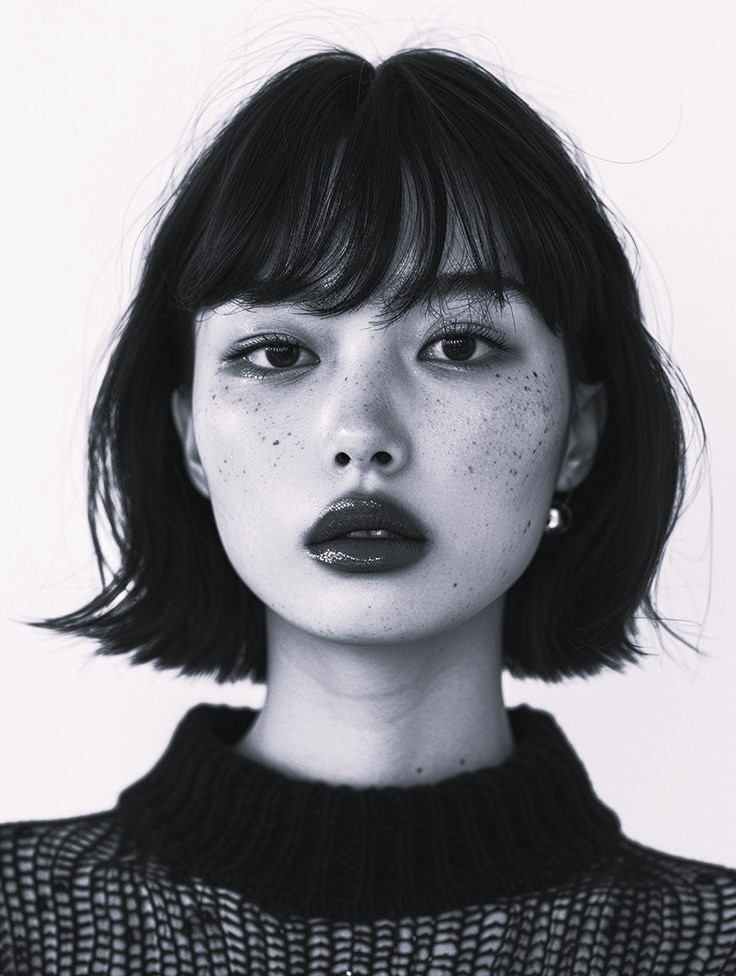
#> input picture portret.jpg, 736 x 976 px
$ jupyter execute wavelet.ipynb   (shell and % lines are left out)
#> lines starting #> are read from the running program, lines starting #| are printed output that depends on the picture
[cell 1]
import numpy as np
from PIL import Image
import matplotlib.pyplot as plt
import pywt
import os

[cell 2]
image = Image.open('portret.jpg').convert('L')
image_array = np.array(image, dtype=float)

print(f"Размер матрицы: {image_array.shape}")
#| Размер матрицы: (976, 736)
print(f"Тип данных: {image_array.dtype}")
#| Тип данных: float64
print(f"Диапазон значений: [{image_array.min()}, {image_array.max()}]")
#| Диапазон значений: [0.0, 254.0]

# Показываем исходное изображение
plt.figure(figsize=(8, 6))
plt.imshow(image_array, cmap='gray')
plt.title('Исходное изображение')
plt.axis('off')
plt.show()

[cell 3]
# === ВЕЙВЛЕТ-ПРЕОБРАЗОВАНИЕ И АНАЛИЗ ===
wavelet_name = 'db4'
level = 4

print(f"Используемый вейвлет: {wavelet_name}")
print(f"Уровень разложения: {level}")

# Выполняем многоуровневое вейвлет-разложение
coeffs = pywt.wavedec2(image_array, wavelet=wavelet_name, level=level)
#> coeffs = 5 items
coeff_arr, coeff_slices = pywt.coeffs_to_array(coeffs)
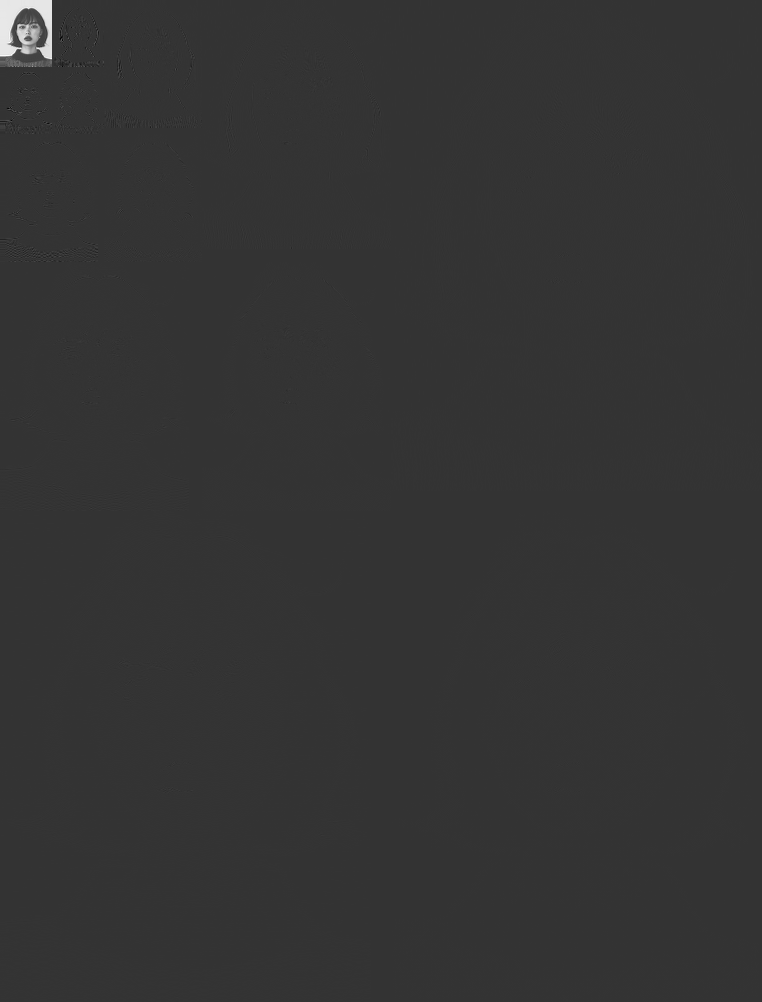
#> coeff_arr: shape (1002, 762) float64; min -1140.2, max 4453.9, mean 10.8; drawn with min black and max white
#> coeff_slices = 5 items

magnitudes = np.abs(coeff_arr)
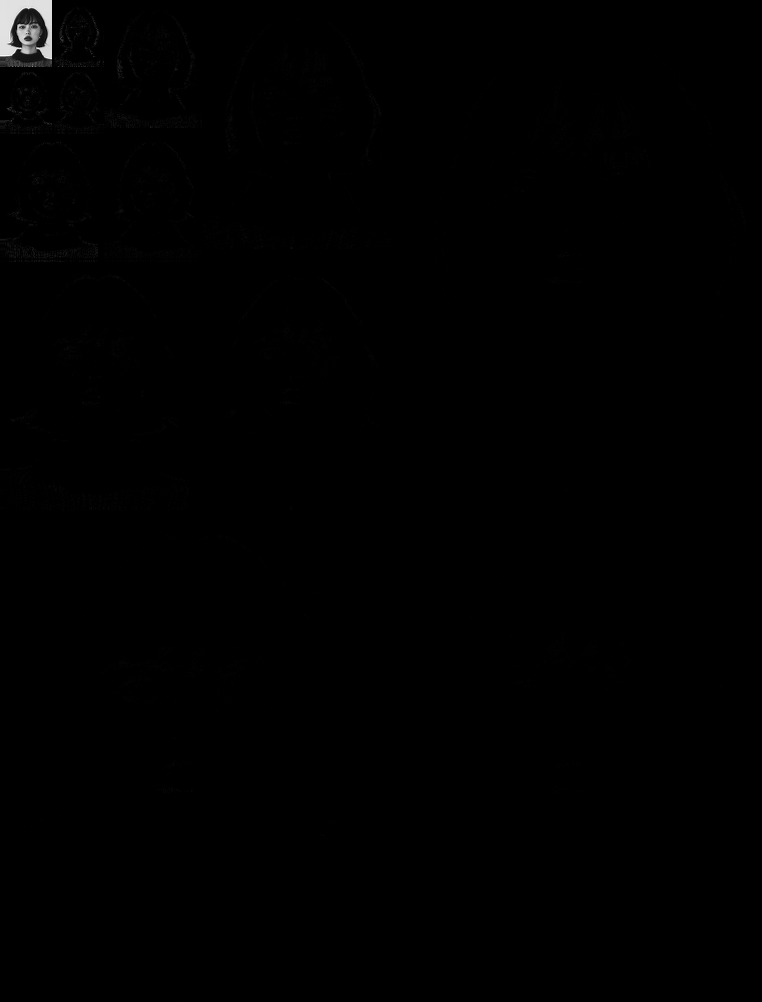
#> magnitudes: shape (1002, 762) float64; min 0, max 4453.9, mean 15; drawn with min black and max white
magnitudes_flat = magnitudes.ravel()
magnitudes_sorted = np.sort(magnitudes_flat)[::-1]# Сортируем по убыванию

total_coeffs = len(magnitudes_sorted)
#> total_coeffs = 763524
print(f"\nВсего вейвлет-коэффициентов: {total_coeffs}")
#| Всего вейвлет-коэффициентов: 763524

# Вычисляем кумулятивную энергию
cumulative_energy = np.cumsum(magnitudes_sorted) / np.sum(magnitudes_sorted)

# График амплитуд коэффициентов и кумулятивной энергии
plt.figure(figsize=(12, 5))

plt.subplot(1, 2, 1)
plt.semilogy(magnitudes_sorted, 'b-', linewidth=1)
plt.title('Амплитуды вейвлет-коэффициентов\n(логарифмическая шкала)')
plt.xlabel('Индекс коэффициента')
plt.ylabel('Амплитуда (log scale)')
plt.grid(True)

plt.subplot(1, 2, 2)
plt.plot(cumulative_energy, 'r-', linewidth=2)
plt.title('Кумулятивная энергия вейвлет-коэффициентов')
plt.xlabel('Количество коэффициентов')
plt.ylabel('Доля общей энергии')
plt.grid(True)
plt.ylim(0, 1.1)

plt.tight_layout()
plt.show()
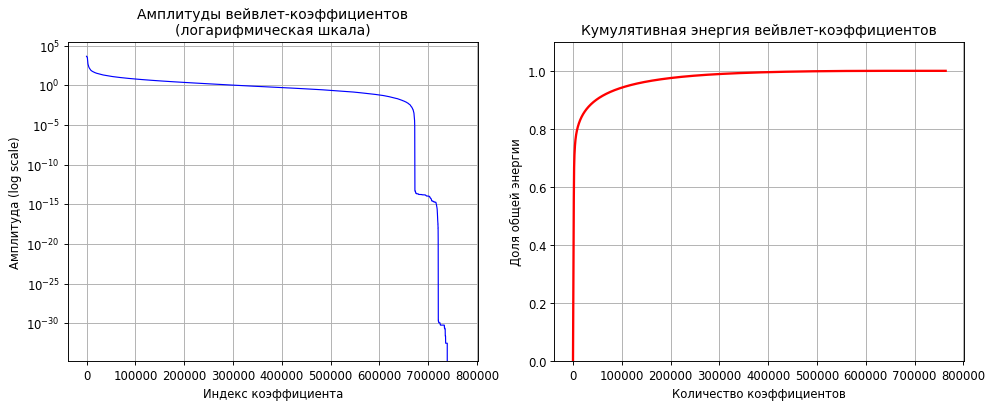
#> figure drawn by matplotlib, 2 panels; panel 1: curve peaks at x = 0, y = 4453.9; panel 2: curve peaks at x = 672555, y = 1

# Визуализация коэффициентов вейвлета
plt.figure(figsize=(12, 5))

plt.subplot(1, 2, 1)
coeff_vis = np.log(1 + np.abs(coeff_arr))
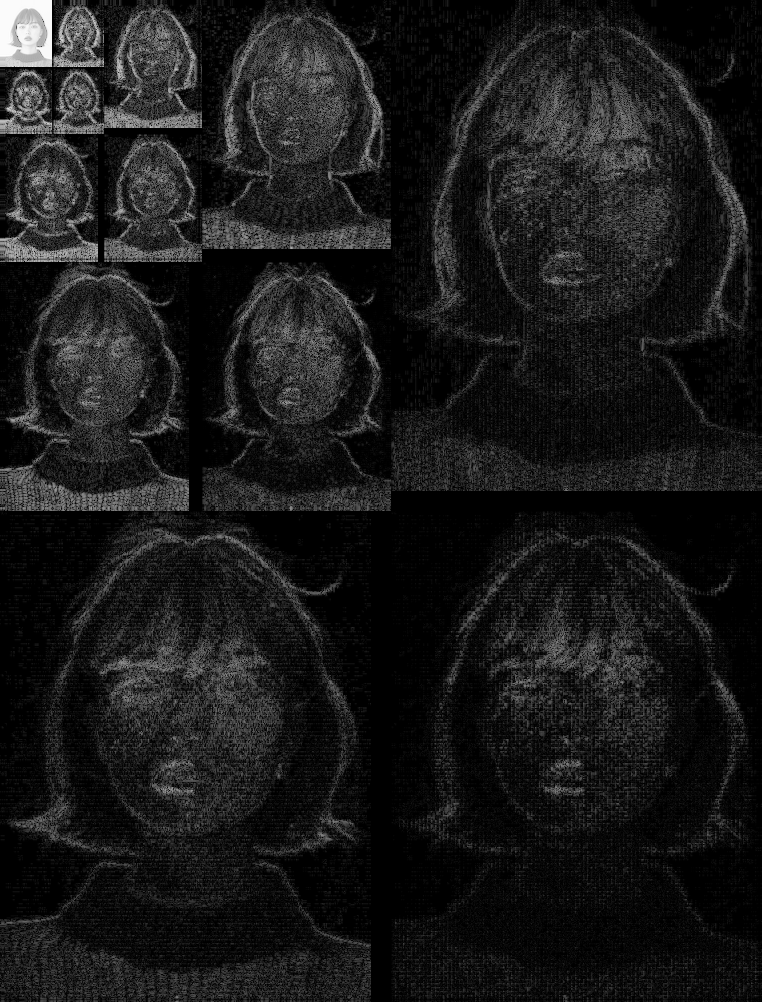
#> coeff_vis: shape (1002, 762) float64; min 0, max 8.4, mean 0.849; drawn with min black and max white
plt.imshow(coeff_vis, cmap='hot')
plt.title('Коэффициенты вейвлет-преобразования\n(логарифм амплитуды)')
plt.axis('off')
plt.colorbar()

plt.tight_layout()
plt.show()
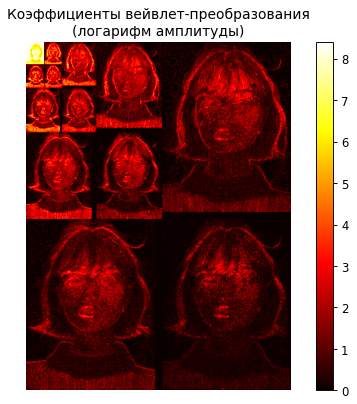
#> figure drawn by matplotlib, 2 panels

[cell 4]
# === ФУНКЦИИ ДЛЯ ВЕЙВЛЕТ-СЖАТИЯ ===

def compress_wavelet(coeff_arr, keep_ratio):
    """
    Сжатие вейвлет-коэффициентов - сохранение только максимальных по амплитуде
    """
    magnitudes = np.abs(coeff_arr)

    total_coeffs = coeff_arr.size
    keep_count = int(total_coeffs * keep_ratio)

    # Находим пороговое значение
    if keep_count > 0:
        threshold = np.partition(magnitudes.ravel(), -keep_count)[-keep_count]
    else:
        threshold = np.max(magnitudes) + 1

    mask = magnitudes >= threshold

    compressed_coeffs = coeff_arr * mask

    return compressed_coeffs, mask, keep_count

def reconstruct_from_wavelet(compressed_coeffs, coeff_slices, wavelet_name, original_shape):
    """Восстановление изображения из сжатых вейвлет-коэффициентов"""
    coeffs_fill = pywt.array_to_coeffs(compressed_coeffs, coeff_slices, output_format='wavedec2')
    reconstructed = pywt.waverec2(coeffs_fill, wavelet=wavelet_name)
    reconstructed = reconstructed[:original_shape[0], :original_shape[1]]
    reconstructed = np.clip(reconstructed, 0, 255)

    return reconstructed.astype(np.uint8)

[cell 5]
# === ВИЗУАЛИЗАЦИЯ РЕЗУЛЬТАТОВ СЖАТИЯ ===

compression_ratios = [0.10, 0.05, 0.01, 0.005]
ratios_names = ['10%', '5%', '1%', '0.5%']

print("\n" + "="*80)
print("РЕЗУЛЬТАТЫ СЖАТИЯ С ПОМОЩЬЮ ВЕЙВЛЕТ-ПРЕОБРАЗОВАНИЯ")
print("="*80)
print(f"{'Уровень':<10} {'Коэфф.':<8} {'% энергии':<12} {'Ошибка Фробениуса':<20}")
print("-" * 60)

fig, axes = plt.subplots(3, 2, figsize=(12, 15))
axes = axes.ravel()

axes[0].imshow(image_array, cmap='gray')
axes[0].set_title('Исходное изображение')
axes[0].axis('off')

# Восстановленные изображения для разных уровней сжатия
for i, (ratio, name) in enumerate(zip(compression_ratios, ratios_names)):
    # Сжимаем вейвлет-коэффициенты
    compressed_coeffs, mask, kept_coeffs = compress_wavelet(coeff_arr, ratio)

    reconstructed = reconstruct_from_wavelet(compressed_coeffs, coeff_slices, wavelet_name, image_array.shape)

    total_energy = np.sum(magnitudes_sorted)
    kept_energy = np.sum((np.abs(compressed_coeffs)))
    energy_percentage = (kept_energy / total_energy) * 100

    error_norm = np.linalg.norm(image_array - reconstructed, 'fro')

    print(f"{name:<10} {kept_coeffs:<8} {energy_percentage:<10.2f}% {error_norm:<20.2f}")

    axes[i+1].imshow(reconstructed, cmap='gray')
    axes[i+1].set_title(f'Коэфф.: {name} ({kept_coeffs} шт.)\nЭнергия: {energy_percentage:.1f}%')
    axes[i+1].axis('off')
#> this loop made 4 passes
#> (threshold in compress_wavelet, kept_coeffs, kept_energy, energy_percentage, error_norm) on passes 1 to 4: (8.43, 76352, 10586266.1, 92.74, 1817.5), (17.64, 38176, 10126537.1, 88.71, 2996.1), (94.79, 7635, 9032168.6, 79.12, 7438.9), (311.3, 3817, 8417655.9, 73.74, 12435.6)
#| 10%        76352    92.74     % 1817.54
#| 5%         38176    88.71     % 2996.07
#| 1%         7635     79.12     % 7438.86
#| 0.5%       3817     73.74     % 12435.63
#> pass 1, in compress_wavelet, `mask = magnitudes >= threshold`:
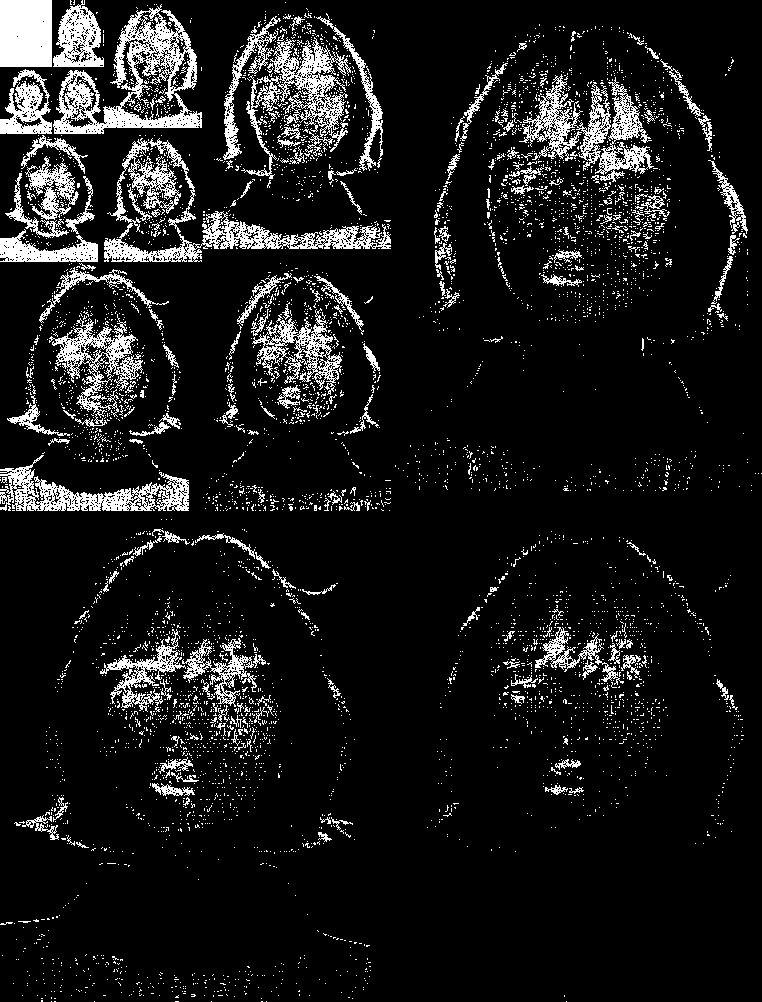
#> mask: shape (1002, 762) bool; 10% white in thin lines or dots

total_plots_used = len(compression_ratios) + 1
for j in range(total_plots_used, len(axes)):
    axes[j].axis('off')

plt.tight_layout()
plt.show()
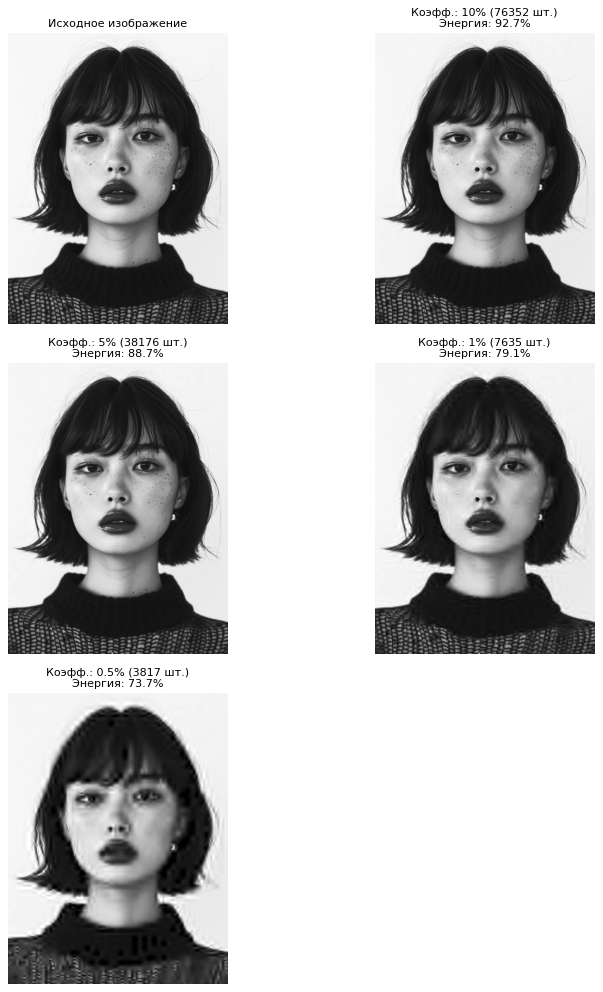
#> figure drawn by matplotlib, 5 panels

[cell 6]
# === АНАЛИЗ ЭФФЕКТИВНОСТИ СЖАТИЯ ===

print("\n" + "="*80)
print("ДОПОЛНИТЕЛЬНАЯ ИНФОРМАЦИЯ")
print("="*80)
print(f"Размер исходной матрицы: {image_array.shape}")
#| Размер исходной матрицы: (976, 736)
print(f"Общее количество элементов: {image_array.size}")
#| Общее количество элементов: 718336
print(f"Размер массива коэффициентов: {coeff_arr.shape}")
#| Размер массива коэффициентов: (1002, 762)

# Экономия памяти для разных уровней сжатия
print("\nЭКОНОМИЯ ПАМЯТИ:")
print(f"{'Уровень':<10} {'Коэфф.':<8} {'Исходный размер':<18} {'Сжатый размер':<16} {'Коэф. сжатия':<12}")
print("-" * 70)

m, n = image_array.shape
#> m = 976; n = 736
for ratio, name in zip(compression_ratios, ratios_names):
    kept_coeffs = int(coeff_arr.size * ratio)
    original_size = m * n
    compressed_size = kept_coeffs * 2  # значения (вещественные)

    compression_ratio = original_size / compressed_size if compressed_size > 0 else float('inf')

    print(f"{name:<10} {kept_coeffs:<8} {original_size:<18} {compressed_size:<16} {compression_ratio:<10.2f}x")

$ run again, with 1.jpg copied over portret.jpg
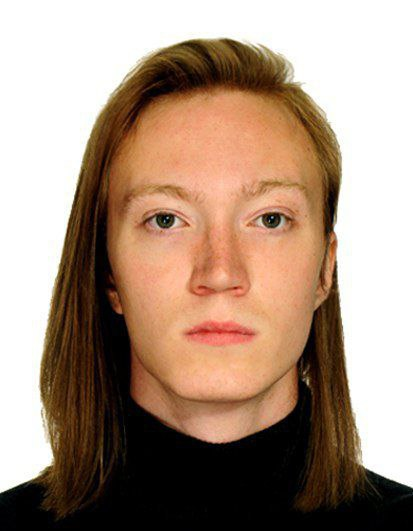
#> input picture 1.jpg, 413 x 531 px
#| Размер матрицы: (531, 413)
#| Тип данных: float64
#| Диапазон значений: [0.0, 255.0]
#> coeffs = 5 items
#> `total_coeffs = len(magnitudes_sorted)`: total_coeffs = 244523
#| Всего вейвлет-коэффициентов: 244523
#> `plt.show()`:
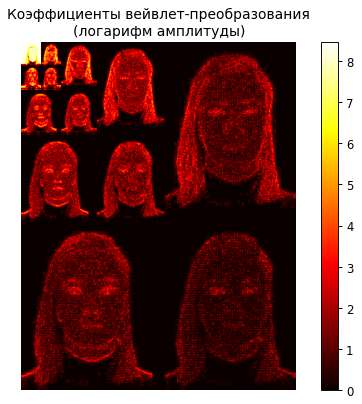
#> figure drawn by matplotlib, 2 panels
#> the loop `for i, (ratio, name) in enumerate(zip(compression_ratios, ratios_names..` made 4 passes
#> (threshold in compress_wavelet, kept_coeffs, kept_energy, energy_percentage, error_norm) on passes 1 to 4: (7.06, 24452, 4133151.9, 95.29, 879.4), (13.67, 12226, 4014784.8, 92.56, 1391.1), (74.2, 2445, 3747676, 86.4, 3261.8), (291.1, 1222, 3583219.8, 82.61, 5793.3)
#> (printed output is left out)
#> pass 1, in compress_wavelet, `mask = magnitudes >= threshold`:
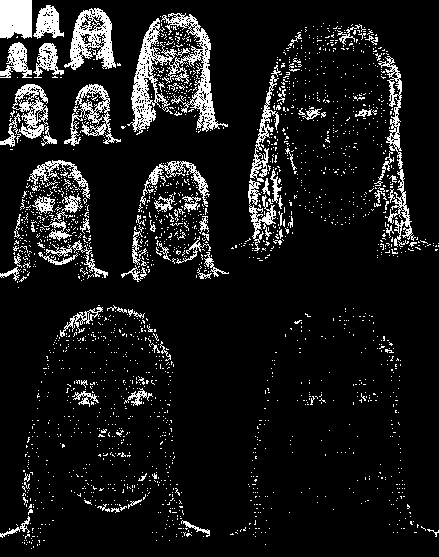
#> mask: shape (557, 439) bool; 10% white in thin lines or dots
#| Размер исходной матрицы: (531, 413)
#| Общее количество элементов: 219303
#| Размер массива коэффициентов: (557, 439)

$ run again, with nature.jpg copied over portret.jpg
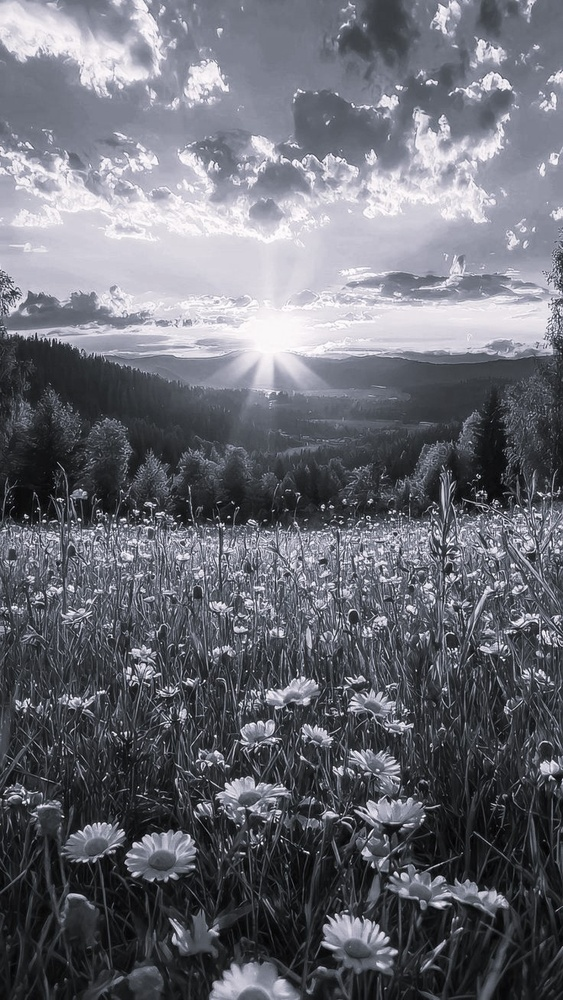
#> input picture nature.jpg, 563 x 1000 px, shrunk from 736 x 1308 before the run
#| Размер матрицы: (1000, 563)
#| Тип данных: float64
#| Диапазон значений: [0.0, 255.0]
#> coeffs = 5 items
#> `total_coeffs = len(magnitudes_sorted)`: total_coeffs = 604903
#| Всего вейвлет-коэффициентов: 604903
#> the loop `for i, (ratio, name) in enumerate(zip(compression_ratios, ratios_names..` made 4 passes
#> (threshold in compress_wavelet, kept_coeffs, kept_energy, energy_percentage, error_norm) on passes 1 to 4: (35.02, 60490, 8802053.6, 71.5, 7485.8), (57.11, 30245, 7462858.3, 60.62, 10688.9), (144.7, 6049, 5455012.3, 44.31, 16835.1), (325.5, 3024, 4861157.2, 39.49, 19815.8)
#> (printed output is left out)
#> pass 1, in compress_wavelet, `mask = magnitudes >= threshold`:
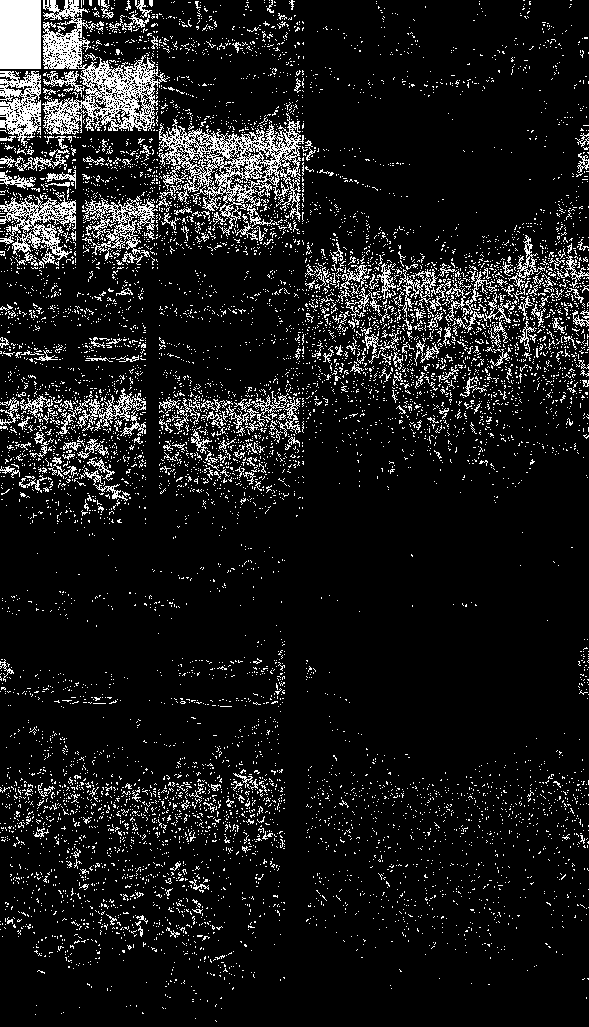
#> mask: shape (1027, 589) bool; 10% white in thin lines or dots
#> pass 1, in reconstruct_from_wavelet, `reconstructed = pywt.waverec2(coeffs_fill, wavelet=wavelet_name)`:
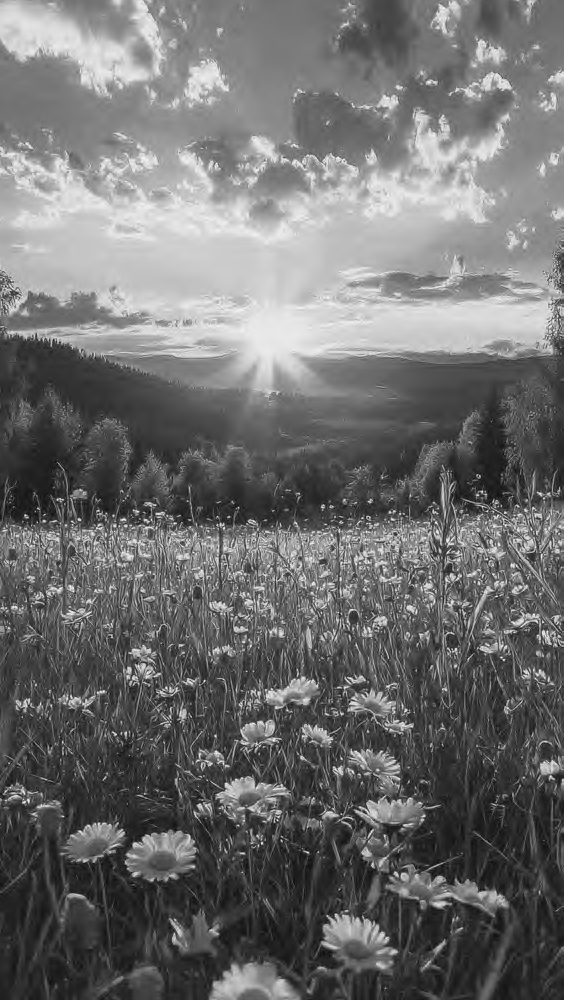
#> reconstructed: shape (1000, 564) float64; min -20.87, max 274.5, mean 107.2; drawn with min black and max white
#| Размер исходной матрицы: (1000, 563)
#| Общее количество элементов: 563000
#| Размер массива коэффициентов: (1027, 589)
